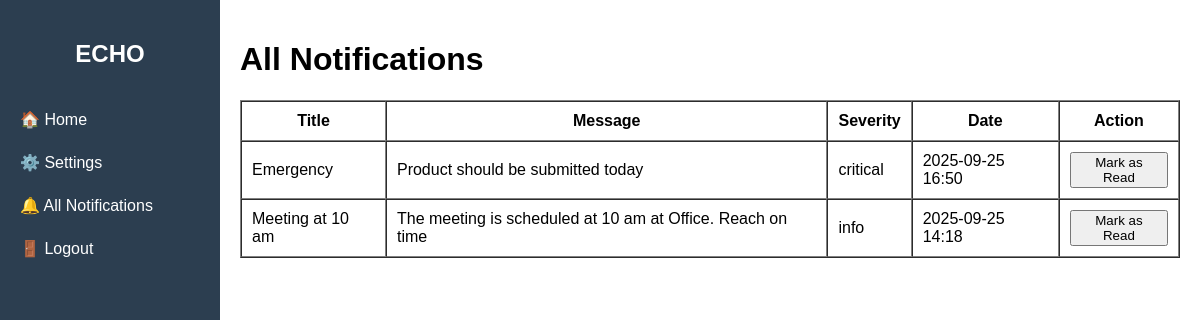
The page /notifications/notifications/ (signed in) on the database as committed earlier.
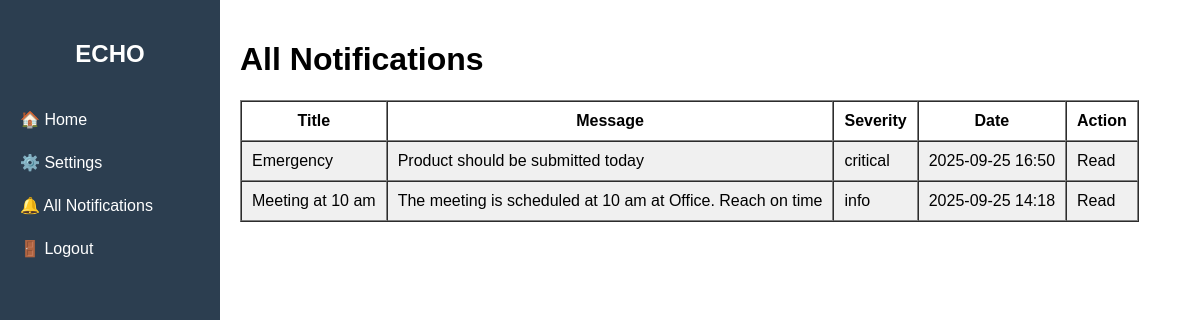
The same page on the database as committed later.
### notifications/models.py (models this page shows, shortened)
class UserAlertPreference(models.Model):
    alert = models.ForeignKey(Alert, on_delete=models.CASCADE)
    user = models.ForeignKey(settings.AUTH_USER_MODEL, on_delete=models.CASCADE)
    is_read = models.BooleanField(default=False)
    snoozed_until = models.DateTimeField(null=True, blank=True)

class Alert(models.Model):
    SEVERITY_CHOICES = [
        ('info', 'Info'),
        ('warning', 'Warning'),
        ('critical', 'Critical')
    ]
    title = models.CharField(max_length=200)
    message = models.TextField()
    severity = models.CharField(max_length=50, choices=SEVERITY_CHOICES)
    start_time = models.DateTimeField()
    expiry_time = models.DateTimeField()
    remainder_freq = models.IntegerField(default=120)
    teams = models.ManyToManyField('users.Team', blank=True)
    users = models.ManyToManyField(settings.AUTH_USER_MODEL, blank=True)
    entire_organization = models.BooleanField(default=False)
    is_active = models.BooleanField(default=True)

### notifications/views.py (the view)
# urls.py: path('notifications/', views.all_notifications, name='all_notifications'),
@login_required
def all_notifications(request):
    notifications = UserAlertPreference.objects.filter(user=request.user).order_by('-alert__start_time')
    return render(request, 'all_notifications.html', {'notifications': notifications})

### users/templates/all_notifications.html (shortened to what this page needs)
{% extends "base.html" %}
{% block content %}
<h1>All Notifications</h1>
<table border="1" cellpadding="10" cellspacing="0">
    <thead>
        <tr>
            <th>Title</th>
            <th>Message</th>
            <th>Severity</th>
            <th>Date</th>
            <th>Action</th>
        </tr>
    </thead>
    <tbody>
        {% for notif in notifications %}
        <tr {% if notif.is_read %}style="background:#f0f0f0;"{% endif %}>
            <td>{{ notif.alert.title }}</td>
            <td>{{ notif.alert.message }}</td>
            <td>{{ notif.alert.severity }}</td>
            <td>{{ notif.alert.start_time|date:"Y-m-d H:i" }}</td>
            <td>
                {% if not notif.is_read %}
                <form method="post" action="{% url 'mark_alert_as_read' notif.alert.id %}">
                    <button type="submit">Mark as Read</button>
                </form>
                {% else %}
                Read
                {% endif %}
            </td>
        </tr>
        {% empty %}
        <tr><td colspan="5">No notifications found.</td></tr>
        {% endfor %}
    </tbody>
</table>
{% endblock %}

Rows that differ between the two databases and show on the page:
changed UserAlertPreference "Emergency": is_read "Mark as Read" → "Read"
changed UserAlertPreference "Meeting at 10 am": is_read "Mark as Read" → "Read"
